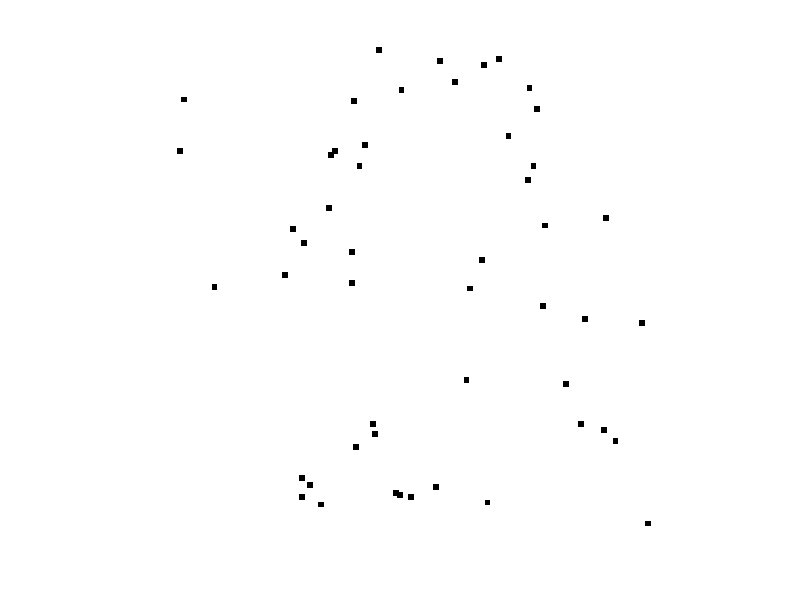

Write MATLAB code to recreate this figure. (Note: this script raises an error after producing the figure.)
clear all;
close all;
clc;

img=ones(256,256);
%     imshow(img);
%     [x y]=ginput();

my_n=50

for i =1:my_n
t_x = 256*rand(1,1);
x(i,1) = t_x;
t_y = 256*rand(1,1);
y(i,1) = t_y;
end

x=round(x);
y=round(y);
n=length(x);
p=[];
for i=1:n
   img(y(i)-1:y(i)+1,x(i)-1:x(i)+1)=0; 
   p=[p;x(i) y(i)];     
end
%plot(x,y,'.');
imshow(img);


[t index]=max(p(:,2));  
tmp_p=p(index,:);         
tmp_heng=[tmp_p(1)+30,tmp_p(2)];    

for i=1:n           
    jiao(i)=multi_jiao(tmp_heng,p(i,:),tmp_p);  
end
jiao=jiao';
p=[p jiao];

p=sortrows(p,3);   

re{1}=p(n,1:2);     
re{2}=p(1,1:2);
re{3}=p(2,1:2);
top=3;    

for i=3:n-1
    while multi(p(i,1:2),re{top-1},re{top})>=0      
        top=top-1;       
    end
    top=top+1;
    re{top}=p(i,1:2)
end





for i=2:top   
   img=drawline(img,re{i-1}(1),re{i-1}(2),re{i}(1),re{i}(2));
end
img=drawline(img,re{1}(1),re{1}(2),re{top}(1),re{top}(2));
figure;
imshow(img)